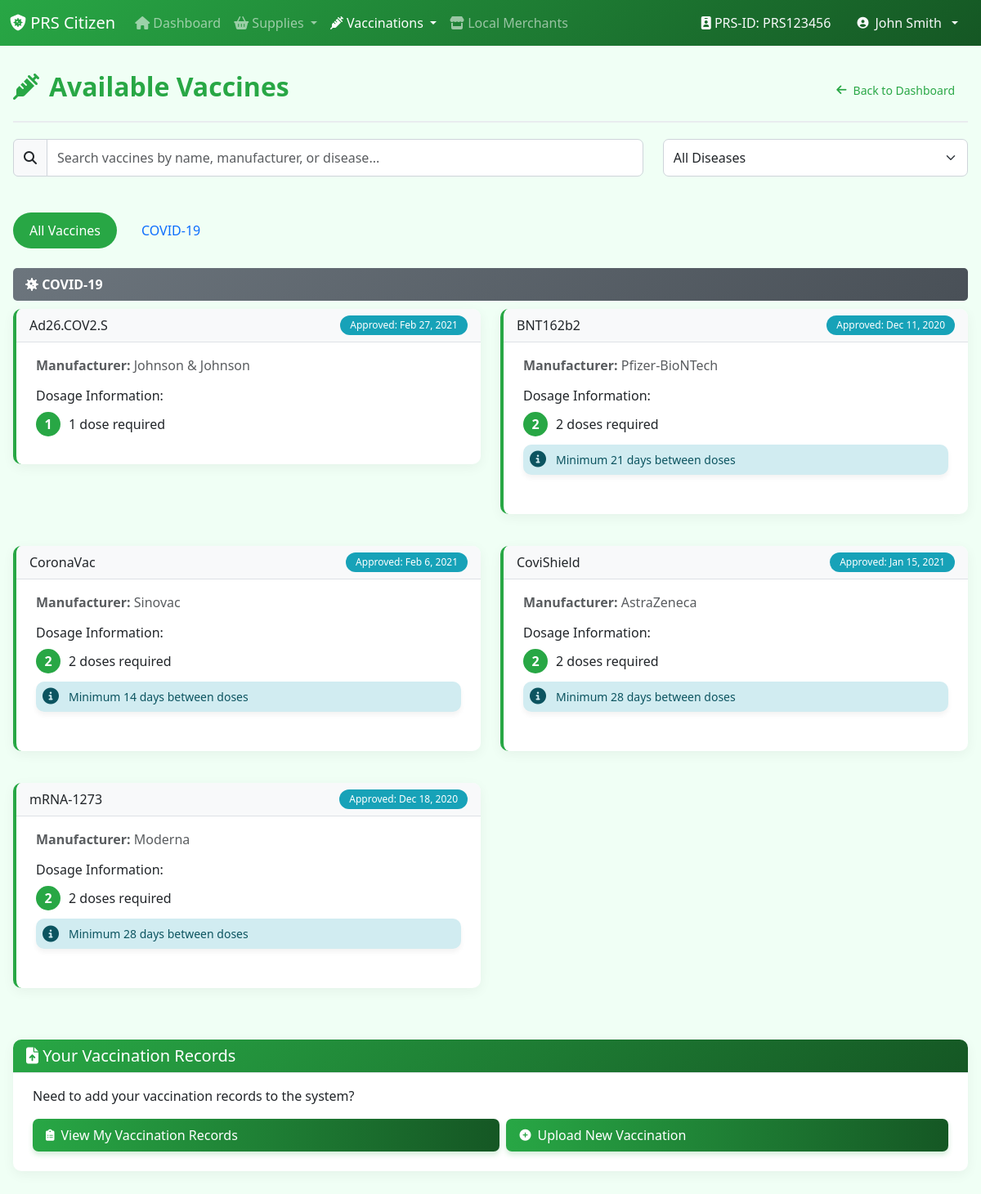
Page /Citizen/citizen_vaccines.php (signed in) on the committed database.
### tables this page shows
CREATE TABLE Users (
    user_id INT AUTO_INCREMENT PRIMARY KEY,
    prs_id VARCHAR(10) UNIQUE NOT NULL,
    full_name VARCHAR(100) NOT NULL,
    national_id VARCHAR(50) UNIQUE,
    dob DATE,
    role ENUM('Admin', 'Official', 'Merchant', 'Citizen', 'Pending') NOT NULL,
    username VARCHAR(50) UNIQUE NOT NULL,
    password VARCHAR(255) NOT NULL,
    email VARCHAR(100),
    phone VARCHAR(20),
    address TEXT,
    is_visitor TINYINT(1) DEFAULT 0,
    created_at TIMESTAMP DEFAULT CURRENT_TIMESTAMP,
    last_login TIMESTAMP NULL
);

CREATE TABLE vaccines (
    vaccine_id INT AUTO_INCREMENT PRIMARY KEY,
    vaccine_name VARCHAR(100) NOT NULL,
    manufacturer VARCHAR(100) NOT NULL,
    disease VARCHAR(100) NOT NULL,
    doses_required INT NOT NULL DEFAULT 1,
    min_days_between_doses INT NULL,
    approval_date DATE NOT NULL
);

### Citizen/citizen_vaccines.php (the view, shortened to what this page needs)
<?php
$host = 'localhost';
$db = 'CovidSystem';
$user = 'root';
$pass = '';
try {
    $pdo = new PDO("mysql:host=$host;dbname=$db;charset=utf8mb4", $user, $pass);
    $pdo->setAttribute(PDO::ATTR_ERRMODE, PDO::ERRMODE_EXCEPTION);
    $stmt = $pdo->query("SELECT * FROM vaccines ORDER BY disease, vaccine_name");
    $vaccines = $stmt->fetchAll(PDO::FETCH_ASSOC);
    $vaccines_by_disease = [];
    foreach ($vaccines as $vaccine) {
        $disease = $vaccine['disease'];
        if (!isset($vaccines_by_disease[$disease])) {
            $vaccines_by_disease[$disease] = [];
        }
        $vaccines_by_disease[$disease][] = $vaccine;
    }
} catch (PDOException $e) {
    $_SESSION['error_message'] = "Database error: " . $e->getMessage();
}
?>
<!DOCTYPE html>
<html lang="en">
<head>
    <link rel="stylesheet" href="https://cdn.jsdelivr.net/npm/bootstrap@5.3.0/dist/css/bootstrap.min.css">
    <link rel="stylesheet" href="https://cdnjs.cloudflare.com/ajax/libs/font-awesome/6.4.0/css/all.min.css">
    <link rel="stylesheet" href="../css/citizen_styles.css">
</head>
<body>
    <?php include 'citizen_navbar.php'; ?>
    <div class="container">
        <div class="header d-flex justify-content-between align-items-center">
            <h2><i class="fas fa-syringe"></i> Available Vaccines</h2>
            <a href="dashboard_citizen.php" class="btn btn-outline-primary btn-sm">
                <i class="fas fa-arrow-left"></i> Back to Dashboard
            </a>
        </div>
        <div class="row mb-4">
            <div class="col-md-8">
                <div class="search-container">
                    <div class="input-group">
                        <span class="input-group-text"><i class="fas fa-search"></i></span>
                        <input type="text" id="searchInput" class="form-control" placeholder="Search vaccines by name, manufacturer, or disease...">
                    </div>
                </div>
            </div>
            <div class="col-md-4">
                <div class="filter-container">
                    <select id="diseaseFilter" class="form-select">
                        <option value="">All Diseases</option>
                    </select>
                </div>
            </div>
        </div>
        <?php if (empty($vaccines)): ?>
            <div class="text-center py-5">
                <i class="fas fa-syringe fa-3x mb-3 text-muted"></i>
                <p class="text-muted">No vaccines available in the system.</p>
            </div>
        <?php else: ?>
            <ul class="nav nav-pills mb-4" id="diseaseTabs" role="tablist">
                <li class="nav-item" role="presentation">
                    <button class="nav-link active" id="all-tab" data-bs-toggle="pill" data-bs-target="#all" type="button" role="tab">
                        All Vaccines
                    </button>
                </li>
                <?php foreach (array_keys($vaccines_by_disease) as $disease): ?>
                    <li class="nav-item" role="presentation">
                        <button class="nav-link" id="<?php echo strtolower(str_replace(' ', '-', $disease)); ?>-tab"
                                data-bs-toggle="pill"
                                data-bs-target="#<?php echo strtolower(str_replace(' ', '-', $disease)); ?>"
                                type="button" role="tab">
                            <?php echo htmlspecialchars($disease); ?>
                        </button>
                    </li>
                <?php endforeach; ?>
            </ul>
            <div class="tab-content" id="diseaseTabContent">
                <div class="tab-pane fade show active" id="all" role="tabpanel">
                    <div id="vaccineList">
                        <?php foreach ($vaccines_by_disease as $disease => $disease_vaccines): ?>
                            <div class="disease-section" data-disease="<?php echo htmlspecialchars($disease); ?>">
                                <div class="disease-header">
                                    <i class="fas fa-virus"></i> <?php echo htmlspecialchars($disease); ?>
                                </div>
                                <div class="row">
                                    <?php foreach ($disease_vaccines as $vaccine): ?>
                                        <div class="col-md-6 mb-4 vaccine-item"
                                             data-name="<?php echo strtolower(htmlspecialchars($vaccine['vaccine_name'])); ?>"
                                             data-manufacturer="<?php echo strtolower(htmlspecialchars($vaccine['manufacturer'])); ?>"
                                             data-disease="<?php echo strtolower(htmlspecialchars($vaccine['disease'])); ?>">
                                            <div class="card vaccine-card">
                                                <div class="card-header d-flex justify-content-between align-items-center">
                                                    <span><?php echo htmlspecialchars($vaccine['vaccine_name']); ?></span>
                                                    <span class="badge badge-custom badge-approval">
                                                        Approved: <?php echo date('M j, Y', strtotime($vaccine['approval_date'])); ?>
                                                    </span>
                                                </div>
                                                <div class="card-body">
                                                    <p class="text-muted mb-3">
                                                        <strong>Manufacturer:</strong> <?php echo htmlspecialchars($vaccine['manufacturer']); ?>
                                                    </p>
                                                    <h6>Dosage Information:</h6>
                                                    <div class="dose-info">
                                                        <div class="dose-icon"><?php echo $vaccine['doses_required']; ?></div>
                                                        <span>
                                                            <?php echo $vaccine['doses_required']; ?> dose<?php echo $vaccine['doses_required'] > 1 ? 's' : ''; ?> required
                                                        </span>
                                                    </div>
                                                    <?php if ($vaccine['doses_required'] > 1 && !empty($vaccine['min_days_between_doses'])): ?>
                                                        <div class="alert alert-info p-2 small">
                                                            <i class="fas fa-info-circle"></i>
                                                            Minimum <?php echo $vaccine['min_days_between_doses']; ?> days between doses
                                                        </div>
                                                    <?php endif; ?>
                                                </div>
                                            </div>
                                        </div>
                                    <?php endforeach; ?>
                                </div>
                            </div>
                        <?php endforeach; ?>
                    </div>
                </div>
            </div>
        <?php endif; ?>
        <div class="row mt-4">
            <div class="col-md-12">
                <div class="card">
                    <div class="card-header bg-primary text-white">
                        <h5 class="mb-0"><i class="fas fa-file-upload"></i> Your Vaccination Records</h5>
                    </div>
                    <div class="card-body">
                        <p>Need to add your vaccination records to the system?</p>
                        <div class="d-flex gap-2">
                            <a href="citizen_vaccinations.php" class="btn btn-primary flex-grow-1">
                                <i class="fas fa-clipboard-list"></i> View My Vaccination Records
                            </a>
                            <a href="citizen_upload_vaccination.php" class="btn btn-success flex-grow-1">
                                <i class="fas fa-plus-circle"></i> Upload New Vaccination
                            </a>
                        </div>
                    </div>
                </div>
            </div>
        </div>
    </div>
</body>
</html>

### Citizen/citizen_navbar.php (shortened to what this page needs)
<?php
$current_page = basename($_SERVER['PHP_SELF']);
$user_name = '';
$prs_id = '';
if (isset($_SESSION['user_id'])) {
    try {
        global $pdo;
        $stmt = $pdo->prepare("SELECT full_name, prs_id FROM Users WHERE user_id = ?");
        $stmt->execute([$_SESSION['user_id']]);
        $user_info = $stmt->fetch(PDO::FETCH_ASSOC);
        if ($user_info) {
            $user_name = $user_info['full_name'];
            $prs_id = $user_info['prs_id'];
        }
    } catch (Exception $e) {
        if (isset($_SESSION['full_name'])) {
            $user_name = $_SESSION['full_name'];
        }
    }
}
?>
<nav class="navbar navbar-expand-lg navbar-dark" style="background: linear-gradient(135deg, #28a745 0%, #155724 100%);">
    <div class="container-fluid">
        <a class="navbar-brand" href="dashboard_citizen.php">
            <i class="fas fa-shield-virus"></i> PRS Citizen
        </a>
        <div class="collapse navbar-collapse" id="navbarContent">
            <ul class="navbar-nav me-auto mb-2 mb-lg-0">
                <li class="nav-item">
                    <a class="nav-link <?php echo $current_page == 'dashboard_citizen.php' ? 'active' : ''; ?>"
                       href="dashboard_citizen.php">
                        <i class="fas fa-home"></i> Dashboard
                    </a>
                </li>
                <li class="nav-item dropdown">
                    <a class="nav-link dropdown-toggle <?php echo in_array($current_page, ['citizen_find_supplies.php', 'citizen_purchase_schedule.php', 'citizen_purchase_history.php']) ? 'active' : ''; ?>"
                       href="#" id="suppliesDropdown" role="button" data-bs-toggle="dropdown" data-bs-auto-close="true" aria-expanded="false">
                        <i class="fas fa-shopping-basket"></i> Supplies
                    </a>
                </li>
                <li class="nav-item dropdown">
                    <a class="nav-link dropdown-toggle <?php echo in_array($current_page, ['citizen_vaccinations.php', 'citizen_vaccines.php', 'citizen_upload_vaccination.php']) ? 'active' : ''; ?>"
                       href="#" id="vaccinationDropdown" role="button" data-bs-toggle="dropdown" data-bs-auto-close="true" aria-expanded="false">
                        <i class="fas fa-syringe"></i> Vaccinations
                    </a>
                </li>
                <li class="nav-item">
                    <a class="nav-link" href="citizen_find_supplies.php">
                        <i class="fas fa-store"></i> Local Merchants
                    </a>
                </li>
            </ul>
            <div class="d-flex align-items-center gap-2">
                <?php if (isset($_SESSION['user_id'])): ?>
                    <?php if (!empty($prs_id)): ?>
                        <div class="navbar-text text-light d-none d-lg-block me-2">
                            <i class="fas fa-id-badge"></i> PRS-ID: <?php echo htmlspecialchars($prs_id); ?>
                        </div>
                    <?php endif; ?>
                    <div class="dropdown">
                        <a class="btn btn-outline-light dropdown-toggle"
                           href="#" id="userDropdown" role="button" data-bs-toggle="dropdown" data-bs-auto-close="true" aria-expanded="false">
                            <i class="fas fa-user-circle"></i>
                            <?php echo !empty($user_name) ? htmlspecialchars($user_name) : 'User'; ?>
                        </a>
                    </div>
                <?php endif; ?>
            </div>
        </div>
    </div>
</nav>

### rows in the picture
users: prs "PRS123456", full_name "John Smith"
vaccines: vaccine_name "Ad26.COV2.S", approval_date "Feb 27, 2021", manufacturer "Johnson & Johnson", doses_required "1"
vaccines: vaccine_name "BNT162b2", approval_date "Dec 11, 2020", manufacturer "Pfizer-BioNTech", doses_required "2", min_days_between_doses "21"
vaccines: vaccine_name "CoronaVac", approval_date "Feb 6, 2021", manufacturer "Sinovac", doses_required "2", min_days_between_doses "14"
vaccines: vaccine_name "CoviShield", approval_date "Jan 15, 2021", manufacturer "AstraZeneca", doses_required "2", min_days_between_doses "28"
vaccines: vaccine_name "mRNA-1273", approval_date "Dec 18, 2020", manufacturer "Moderna", doses_required "2", min_days_between_doses "28"

### other values in the picture
$disease "COVID-19"
